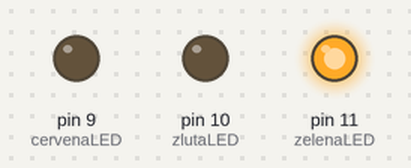
A sketch run on a simulated Arduino Uno, built with avr-gcc and run on an emulated ATmega328P. Parts: output pins drawn as LEDs (lit = HIGH).

Above: at 0.5 s.
At 1.5 s:
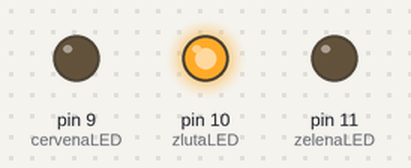
At 5.5 s:
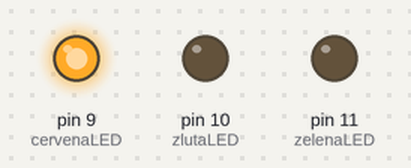
Timing chart, 0 to 6.9 s (numbered marks = the images above):
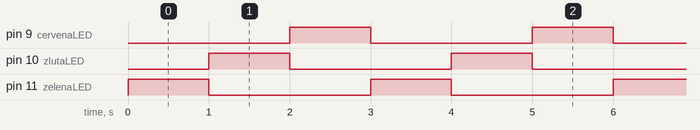

The sketch:

semafor.ino
```cpp
int zelenaLED = 11;
int zlutaLED = 10;
int cervenaLED = 9;

void setup() {
  pinMode(zelenaLED, OUTPUT);
  pinMode(zlutaLED, OUTPUT);
  pinMode(cervenaLED, OUTPUT);
}

void loop() {
  digitalWrite(zelenaLED, HIGH);
  delay(1000);
  digitalWrite(zelenaLED, LOW);

  digitalWrite(zlutaLED, HIGH);
  delay(1000);
  digitalWrite(zlutaLED, LOW);

  digitalWrite(cervenaLED, HIGH);
  delay(1000);
  digitalWrite(cervenaLED, LOW);
}
```

Measured:
- by itself, pin 9 (cervenaLED), pin 10 (zlutaLED), pin 11 (zelenaLED): alternates HIGH for 1.0 s and LOW for 2.0 s
- by itself, everything shown: repeats every 3.0 s, in 4 steps
